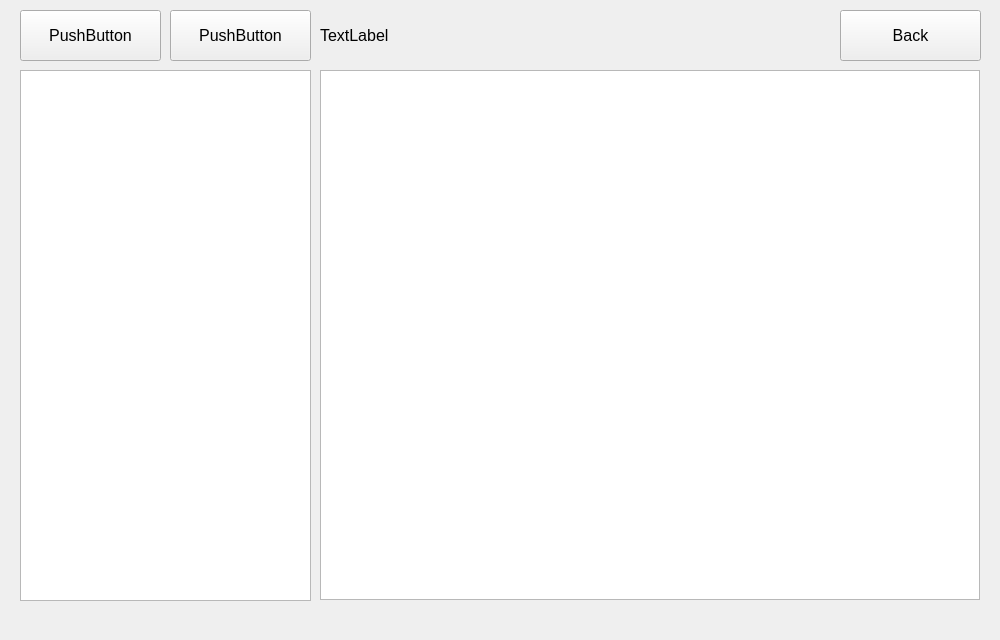
<?xml version="1.0" encoding="UTF-8"?>
<ui version="4.0">
 <class>MainWindow</class>
 <widget class="QMainWindow" name="MainWindow">
  <property name="geometry">
   <rect>
    <x>0</x>
    <y>0</y>
    <width>1000</width>
    <height>640</height>
   </rect>
  </property>
  <property name="sizePolicy">
   <sizepolicy hsizetype="Fixed" vsizetype="Fixed">
    <horstretch>0</horstretch>
    <verstretch>0</verstretch>
   </sizepolicy>
  </property>
  <property name="minimumSize">
   <size>
    <width>1000</width>
    <height>640</height>
   </size>
  </property>
  <property name="maximumSize">
   <size>
    <width>1000</width>
    <height>640</height>
   </size>
  </property>
  <property name="windowTitle">
   <string>MainWindow</string>
  </property>
  <widget class="QWidget" name="centralWidget">
   <widget class="QGraphicsView" name="graphicsView">
    <property name="geometry">
     <rect>
      <x>320</x>
      <y>70</y>
      <width>660</width>
      <height>530</height>
     </rect>
    </property>
    <property name="sizePolicy">
     <sizepolicy hsizetype="Fixed" vsizetype="Fixed">
      <horstretch>0</horstretch>
      <verstretch>0</verstretch>
     </sizepolicy>
    </property>
    <property name="minimumSize">
     <size>
      <width>660</width>
      <height>530</height>
     </size>
    </property>
    <property name="maximumSize">
     <size>
      <width>660</width>
      <height>530</height>
     </size>
    </property>
   </widget>
   <widget class="QTreeView" name="treeView">
    <property name="geometry">
     <rect>
      <x>20</x>
      <y>70</y>
      <width>291</width>
      <height>531</height>
     </rect>
    </property>
   </widget>
   <widget class="QPushButton" name="pushButton">
    <property name="geometry">
     <rect>
      <x>20</x>
      <y>10</y>
      <width>141</width>
      <height>51</height>
     </rect>
    </property>
    <property name="font">
     <font>
      <pointsize>12</pointsize>
     </font>
    </property>
    <property name="text">
     <string>PushButton</string>
    </property>
   </widget>
   <widget class="QPushButton" name="pushButton_2">
    <property name="geometry">
     <rect>
      <x>170</x>
      <y>10</y>
      <width>141</width>
      <height>51</height>
     </rect>
    </property>
    <property name="font">
     <font>
      <pointsize>12</pointsize>
     </font>
    </property>
    <property name="text">
     <string>PushButton</string>
    </property>
   </widget>
   <widget class="QPushButton" name="pushButton_3">
    <property name="geometry">
     <rect>
      <x>840</x>
      <y>10</y>
      <width>141</width>
      <height>51</height>
     </rect>
    </property>
    <property name="font">
     <font>
      <pointsize>12</pointsize>
     </font>
    </property>
    <property name="text">
     <string>Back</string>
    </property>
   </widget>
   <widget class="QLabel" name="label">
    <property name="geometry">
     <rect>
      <x>320</x>
      <y>10</y>
      <width>511</width>
      <height>51</height>
     </rect>
    </property>
    <property name="font">
     <font>
      <pointsize>12</pointsize>
     </font>
    </property>
    <property name="text">
     <string>TextLabel</string>
    </property>
   </widget>
  </widget>
  <widget class="QMenuBar" name="menuBar">
   <property name="geometry">
    <rect>
     <x>0</x>
     <y>0</y>
     <width>1000</width>
     <height>26</height>
    </rect>
   </property>
  </widget>
 </widget>
 <layoutdefault spacing="6" margin="11"/>
 <resources/>
 <connections/>
</ui>
